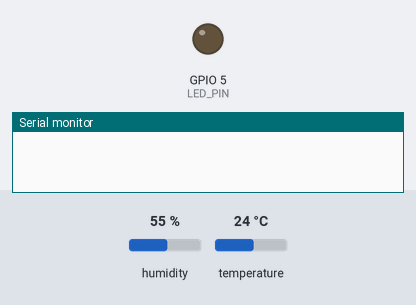
The sketch below on a simulated ESP32. On the bench: output pins drawn as LEDs (lit = HIGH), the last lines printed to the serial monitor. Inputs (shaded band) come from the test bench; at power-on: temperature 24 °C, humidity 55 %. WiFi joins after 1.5 s; servers stay silent unless stated.

Above: at 3.0 s.
3.1 s: temperature set to 29.3 °C
7.3 s: temperature set to 30.5 °C
At 9.1 s:
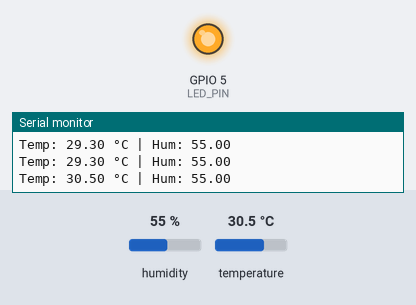
Timing chart, 0 to 10.6 s (numbered marks = the images above; inputs shaded):
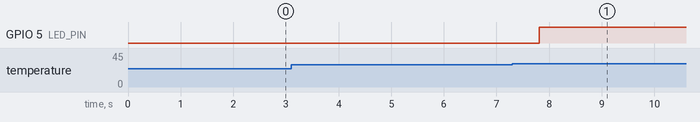

Measured:
- the behaviour switches between 30 and 30.1 °C on temperature (found by bisection; images 0 and 1)
- after the input at 7.3 s, GPIO 5 (LED_PIN): LOW → HIGH after 0.51 s

The sketch:

smart_home_automation.ino
```cpp
#define BLYNK_TEMPLATE_ID "TMPL6abc123"
#define BLYNK_TEMPLATE_NAME "SmartHome"
#define BLYNK_AUTH_TOKEN "abcd1234xyz"
#define BLYNK_PRINT Serial

#include <WiFi.h>
#include <BlynkSimpleEsp32.h>
#include <DHT.h>

// WiFi credentials
char ssid[] = "air99Wifi";
char pass[] = "aot96";

// Pins
#define DHTPIN 4
#define DHTTYPE DHT22
#define LED_PIN 5

DHT dht(DHTPIN, DHTTYPE);
BlynkTimer timer;

//  Mobile switch control
BLYNK_WRITE(V0) {
  int value = param.asInt();   // 0 or 1
  digitalWrite(LED_PIN, value);
}

// Send sensor data
void sendData() {
  float temp = dht.readTemperature();
  float hum = dht.readHumidity();

  if (isnan(temp) || isnan(hum)) {
    Serial.println("Sensor Error");
    return;
  }

  Serial.print("Temp: ");
  Serial.print(temp);
  Serial.print(" °C | Hum: ");
  Serial.println(hum);

  // Send to mobile
  Blynk.virtualWrite(V1, temp);
  Blynk.virtualWrite(V2, hum);

  //  Auto control
  if (temp > 30) {
    digitalWrite(LED_PIN, HIGH);
  }
}

void setup() {
  Serial.begin(115200);

  pinMode(LED_PIN, OUTPUT);
  digitalWrite(LED_PIN, LOW);

  dht.begin();

  // Connect to Blynk
  Blynk.begin(BLYNK_AUTH_TOKEN, ssid, pass);

  timer.setInterval(2000L, sendData);
}

void loop() {
  Blynk.run();
  timer.run();
}
```
